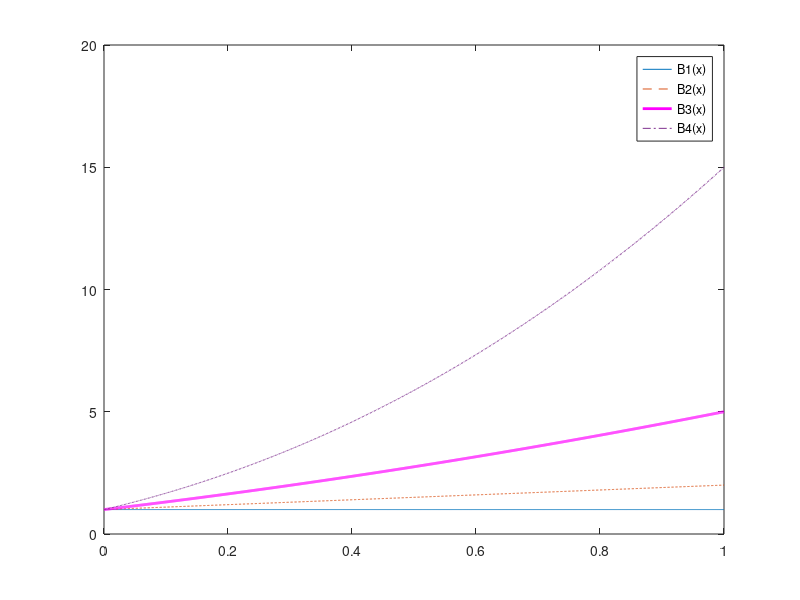

This chart was generated by the following MATLAB code:
x = 0 : 0.0004 : 1;
B1 = @(x) 1*x.^(0);
B2 = @(x) 1 + x;
B3 = @(x) 1 + 3.*x + x.^2;
B4 = @(x) 1 + 6.*x + 7.*x.^2 + x.^3;

plot(x, B1(x), '-', 'DisplayName', 'B1(x)'); hold on
plot(x, B2(x), '--', 'DisplayName', 'B2(x)') 
plot(x, B3(x), ':', 'DisplayName', 'B3(x)') 
plot(x, B4(x), '-.', 'DisplayName', 'B4(x)')
legend show

handle_B3 = findobj('DisplayName', 'B3(x)');
set(handle_B3, 'Color', 'm');    % Change color to magenta
set(handle_B3, 'LineWidth', 2);  % Change line width to 2
set(handle_B3, 'LineStyle', '-');% Change line type to solid
